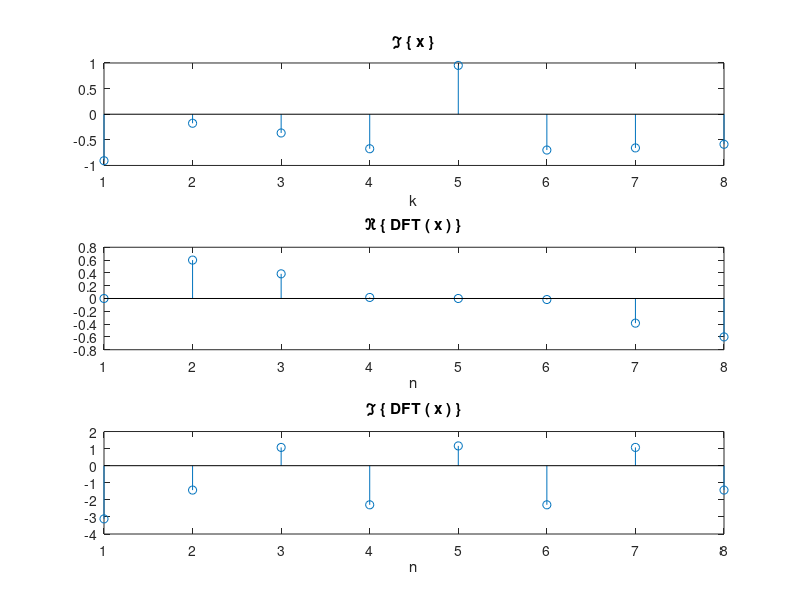
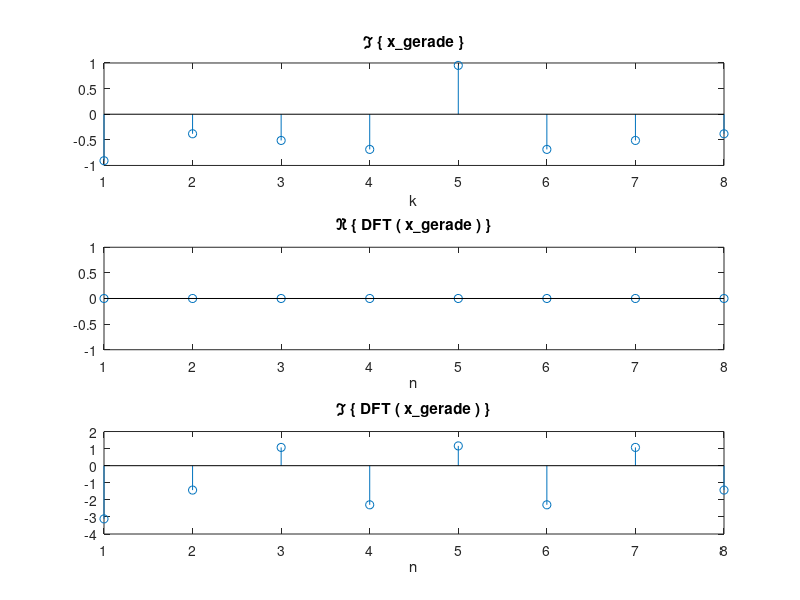
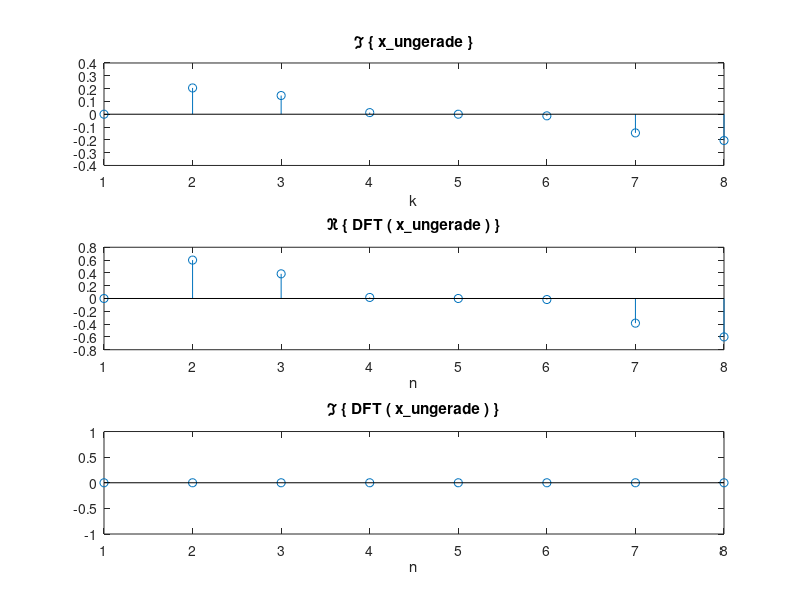

The MATLAB script that drew these images, in order:
%%%%%%%%%%%%%%%%%%%%%%%%%%%%%%%%%%%%%%%%%%%%%%%%%%%%%%%%%%%%%%%%%%%%%%%%%
%   Nachrichtentechnisches Praktikum - Aufgabe 2 - DFT
%                                                      
%   6. Symmetrieeigenschaften der DFT komplexer Folgen
%
%       x           : rein komplexe Folge im Zeitbereich 
%       x_gerade    : gerader Anteil von x
%       x_ungerade  : ungerader Anteil von x
%       X           : DFT von x
%       Xg          : DFT von x_gerade
%       Xu          : DFT von x_ungerade
%
%%%%%%%%%%%%%%%%%%%%%%%%%%%%%%%%%%%%%%%%%%%%%%%%%%%%%%%%%%%%%%%%%%%%%%%%%%%

clear all
close all
clc




%%%%%%%%%%%%%%%%%%%%%%%%%%%%%%%%%%%%%%%%%%%%%%%%%%%%%%%%%%%%%%%%%%%%%%%%%%%
% Simulation
%%%%%%%%%%%%%%%%%%%%%%%%%%%%%%%%%%%%%%%%%%%%%%%%%%%%%%%%%%%%%%%%%%%%%%%%%%%

% Zufaellige rein imaginaere Folge, gleichverteilt im Intervall [-j,j]
x = j*(rand(1,8)* 2 - 1);
x_gerade = (x + x(mod(8:-1:1,8)+1))/2;
x_ungerade = (x - x(mod(8:-1:1,8)+1))/2;

% Diskrete Fourier Transformationen
X = fft(x);
Xg = fft(x_gerade);
Xu = fft(x_ungerade);





%%%%%%%%%%%%%%%%%%%%%%%%%%%%%%%%%%%%%%%%%%%%%%%%%%%%%%%%%%%%%%%%%%%%%%%%%%%
% Ergebnisse ausgeben
%%%%%%%%%%%%%%%%%%%%%%%%%%%%%%%%%%%%%%%%%%%%%%%%%%%%%%%%%%%%%%%%%%%%%%%%%%%

figure('Name','Zufaellige rein imaginaere Folge')
subplot(3,1,1); stem(imag(x)); title('\Im \{ x \}'); xlabel('k');
subplot(3,1,2); stem(real(X)); title('\Re \{ DFT ( x ) \}'); xlabel('n');
subplot(3,1,3); stem(imag(X)); title('\Im \{ DFT ( x ) \}'); xlabel('n');
   
figure('Name','Gerader Anteil')
subplot(3,1,1); stem(imag(x_gerade)); title('\Im \{ x\_gerade \}'); xlabel('k');
subplot(3,1,2); stem(real(Xg)); title('\Re \{ DFT ( x\_gerade ) \}'); xlabel('n');
subplot(3,1,3); stem(imag(Xg)); title('\Im \{ DFT ( x\_gerade ) \}'); xlabel('n');

figure('Name','Ungerader Anteil')
subplot(3,1,1); stem(imag(x_ungerade)); title('\Im \{ x\_ungerade \}'); xlabel('k');
subplot(3,1,2); stem(real(Xu)); title('\Re \{ DFT ( x\_ungerade ) \}'); xlabel('n');
subplot(3,1,3); stem(imag(Xu)); title('\Im \{ DFT ( x\_ungerade ) \}'); xlabel('n');
